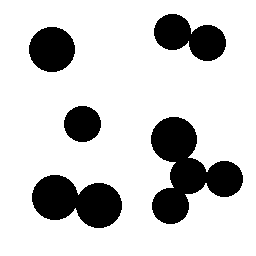
//> input picture connectedballs.bmp, 256 x 256 px
$ ./main   (built with g++ and OpenCV 4)
//> lines starting //> are read from the running program, lines starting //| are printed output that depends on the picture; after the words box and inside, x2 and y2 are one past the last pixel; in counts of white or black regions, pixels touching at a corner belong together
#include <iostream>
#include <opencv2/opencv.hpp>

using namespace cv;
using namespace std;

int main(int, char**) {
    std::cout << "Exercise 5_3, OpenCV version: " << CV_VERSION << std::endl;

    Mat src,dst,dist;

    src = imread("../connectedballs.bmp",IMREAD_GRAYSCALE);
//> src: 256 rows x 256 cols, CV_8UC1; 80.5% white; 5 black regions, box (x1, y1, x2, y2) and area: (151, 117, 243, 224) 4759, (32, 175, 122, 228) 3244, (154, 14, 226, 61) 2104, (29, 27, 75, 72) 1626, (64, 106, 101, 142) 1052
    if(!src.data) {
        std::cout << "Could not open image!" << CV_VERSION << std::endl;
    }
    else {
         threshold(src,dst,100,255,THRESH_BINARY_INV);
        // Show the Original image
        imshow("Original image",src);
        moveWindow("Original image", 50, 100);

        distanceTransform(dst,dist,DIST_L1,3); // destination will be a 32-bit floating-point image
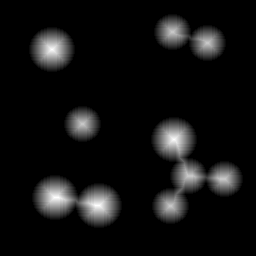
//> dist: 256 rows x 256 cols, CV_32FC1; min 0, max 23, mean 1.6; drawn with min black and max white
        normalize(dist, dist, 0, 255, NORM_MINMAX,CV_8U);  // destination is maped between 0 and 255 and converted to 8-bit grayscale image
//> dist: 256 rows x 256 cols, CV_8UC1
        imshow("Distance",dist);
        moveWindow("Distance", 450, 100);

        threshold(dist,dst,100,255,THRESH_BINARY);
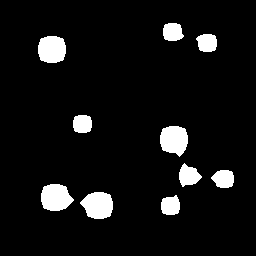
//> dst: 256 rows x 256 cols, CV_8UC1; 7% white; 10 white regions, largest, box (x1, y1, x2, y2) and area: (41, 184, 74, 211) 684, (80, 192, 113, 219) 684, (160, 126, 188, 157) 671
        imshow("Dest",dst);
        moveWindow("Dest", 800, 100);

        Mat ndst;
        int balls = connectedComponents(dst,ndst,8);
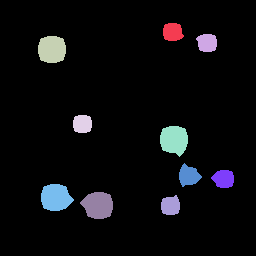
//> ndst: 256 rows x 256 cols, CV_32SC1; 11 distinct labels, from 0 to 10; one colour per label, 0 black
//> balls = 11

        normalize(ndst, ndst, 0, 255, NORM_MINMAX,CV_8U); // For showing the found Labels by connectedComponents
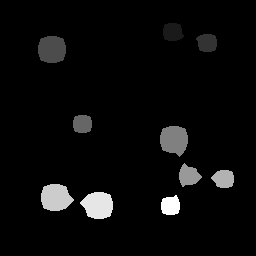
//> ndst: 256 rows x 256 cols, CV_8UC1; min 0, max 255, mean 10.3
        imshow("Labels",ndst);
        moveWindow("Labels",  1200, 100);

        char Text[20]; sprintf(Text,"number of balls = %d",balls-1);
//> Text = "number of balls = 10"
        putText(src, Text, Point(10,10), FONT_HERSHEY_SIMPLEX, 0.4, Scalar(0,0,0), 1, 8);
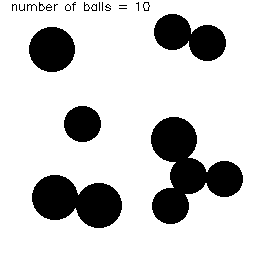
//> src: 256 rows x 256 cols, CV_8UC1; 80.1% white; 22 black regions (13 under 20 px), largest, box (x1, y1, x2, y2) and area: (151, 117, 243, 224) 4759, (32, 175, 122, 228) 3244, (154, 14, 226, 61) 2104
        imshow("Result",src);
        moveWindow("Result", 1600, 100);

        // Wait for a key press, then kill all windows
        cv::waitKey(0);
        cv::destroyAllWindows();

        std::cout << "Done!" << std::endl;

    }

    return 0;
}

$ run again, with Tekst.bmp copied over connectedballs.bmp
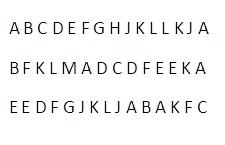
//> input picture Tekst.bmp, 225 x 145 px
//> src is the input picture: 145 rows x 225 cols, CV_8UC1; min 0, max 255, mean 243.3
//> dst: 145 rows x 225 cols, CV_8UC1; 3.3% white in thin lines or dots, all inside (x1, y1, x2, y2) = (10, 22, 208, 113)
//> `int balls = connectedComponents(dst,ndst,8);`:
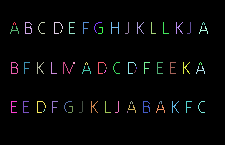
//> ndst: 145 rows x 225 cols, CV_32SC1; 61 distinct labels, from 0 to 60; one colour per label, 0 black
//> balls = 61
//> Text = "number of balls = 60"
//> `putText(src, Text, Point(10,10), FONT_HERSHEY_SIMPLEX, 0.4, Scalar(0,0..`:
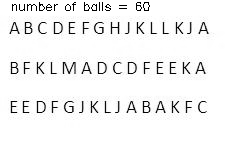
//> src: 145 rows x 225 cols, CV_8UC1; 0.85% of pixels changed, all inside (x1, y1, x2, y2) = (12, 2, 150, 11)

$ run again, with ballbar.bmp copied over connectedballs.bmp
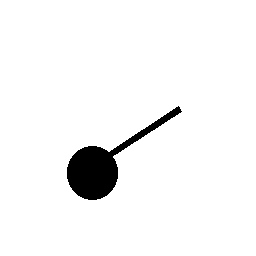
//> input picture ballbar.bmp, 256 x 256 px
//> `threshold(dist,dst,100,255,THRESH_BINARY);`:
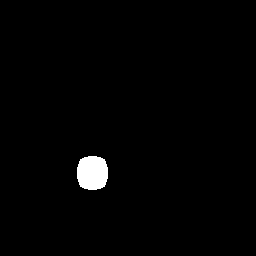
//> dst: 256 rows x 256 cols, CV_8UC1; 1.4% white; 1 white region, box (x1, y1, x2, y2) and area: (77, 156, 108, 190) 902
//> balls = 2
//> Text = "number of balls = 1"
//> `putText(src, Text, Point(10,10), FONT_HERSHEY_SIMPLEX, 0.4, Scalar(0,0..`:
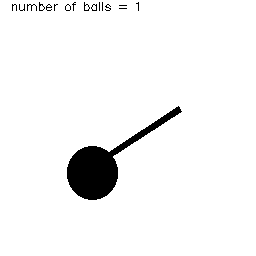
//> src: 256 rows x 256 cols, CV_8UC1; 95.5% white; 17 black regions (13 under 20 px), largest, box (x1, y1, x2, y2) and area: (67, 106, 182, 200) 2692, (27, 4, 37, 11) 25, (39, 2, 45, 11) 21, (84, 2, 90, 11) 21

$ run again, with bars.bmp copied over connectedballs.bmp
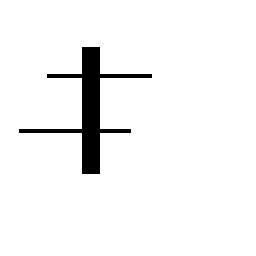
//> input picture bars.bmp, 256 x 256 px
//> `threshold(dist,dst,100,255,THRESH_BINARY);`:
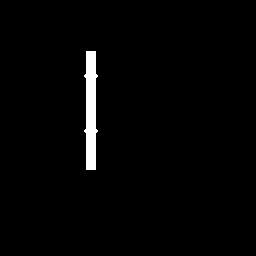
//> dst: 256 rows x 256 cols, CV_8UC1; 1.9% white; 1 white region, box (x1, y1, x2, y2) and area: (84, 51, 98, 170) 1214
//> balls = 2
//> Text = "number of balls = 1"
//> `putText(src, Text, Point(10,10), FONT_HERSHEY_SIMPLEX, 0.4, Scalar(0,0..`:
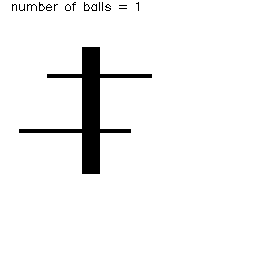
//> src: 256 rows x 256 cols, CV_8UC1; 95% white; 17 black regions (13 under 20 px), largest, box (x1, y1, x2, y2) and area: (19, 47, 152, 174) 3010, (27, 4, 37, 11) 25, (39, 2, 45, 11) 21, (84, 2, 90, 11) 21
